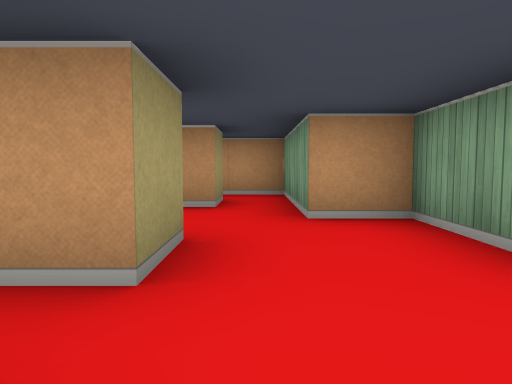
View 1 (above)

18 first-person views from a walk through a cub3D ray-caster map. The camera is about half as high as the walls, tilts 4° down and sees 70° across. The floor is counted in squares. Each view is taken from the middle of a square. On the plan, view 1 faces up. The plan holds only what a view shows up to about 9 squares ahead; the rest is blank.

View 2
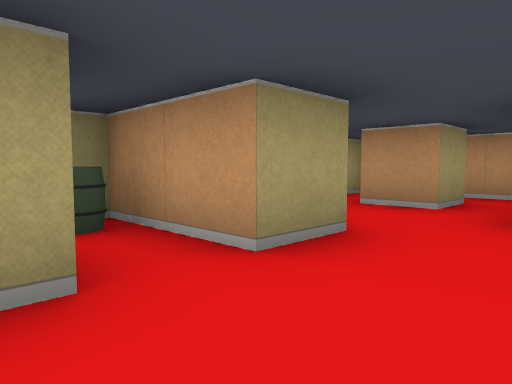

View 3
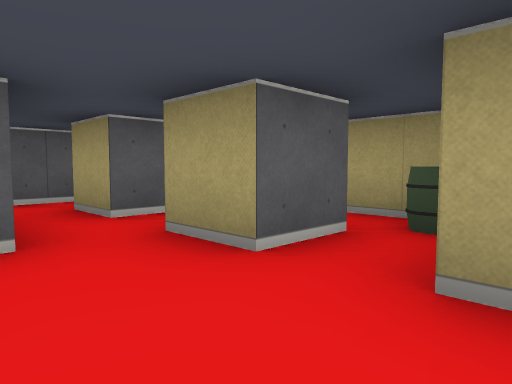

View 4
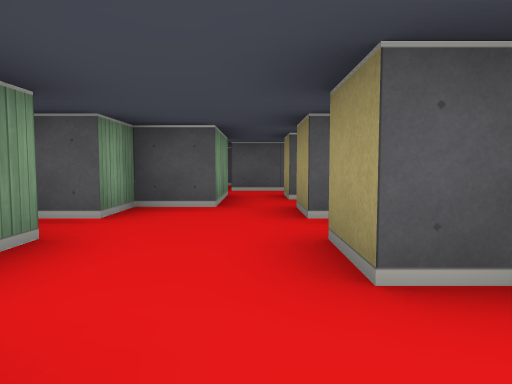

View 5
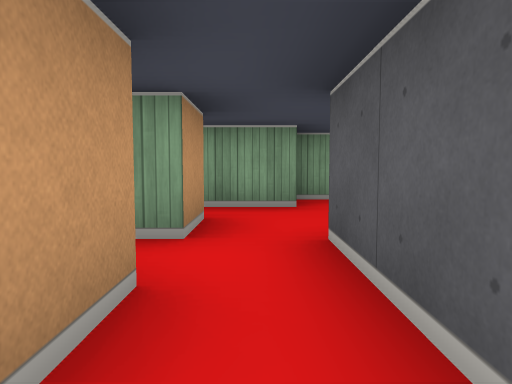

View 6
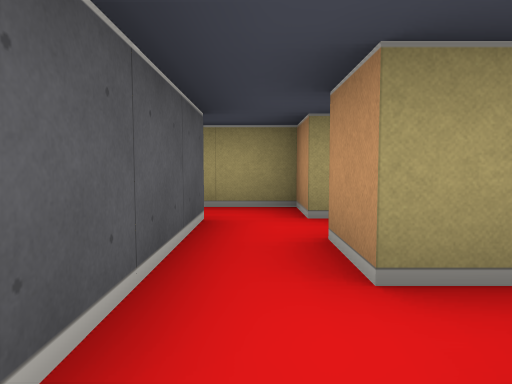

View 7
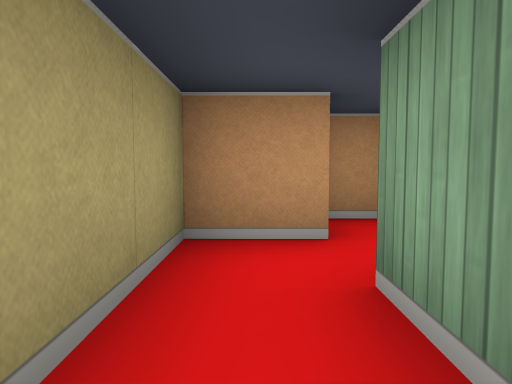

View 8
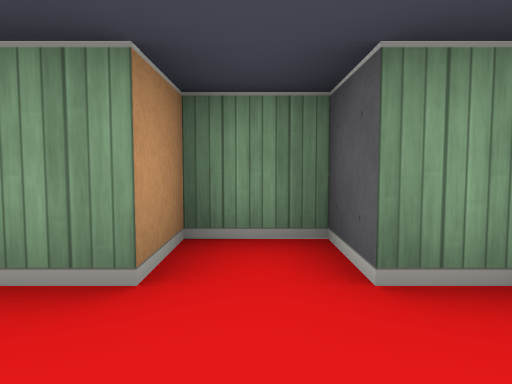

View 9
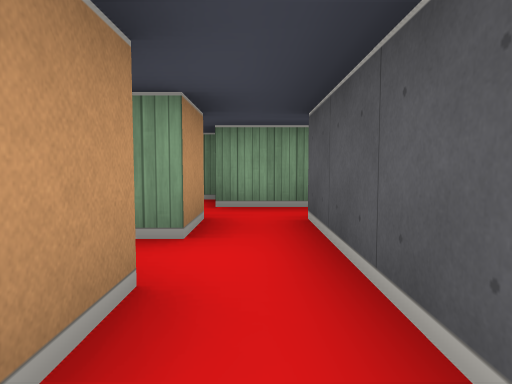

View 10
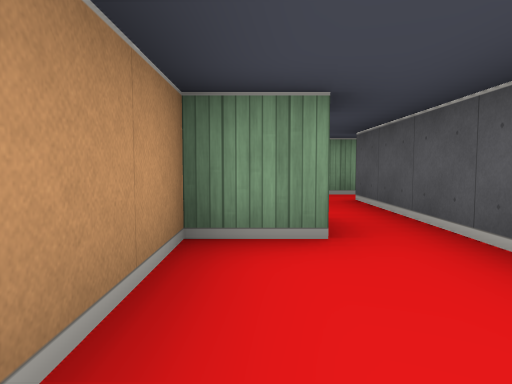

View 11
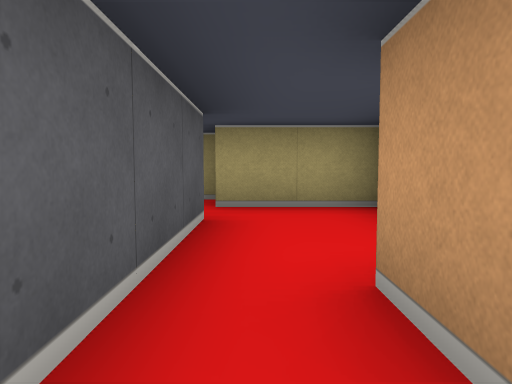

View 12
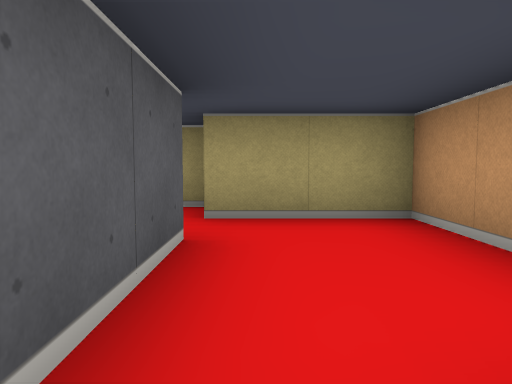

View 13
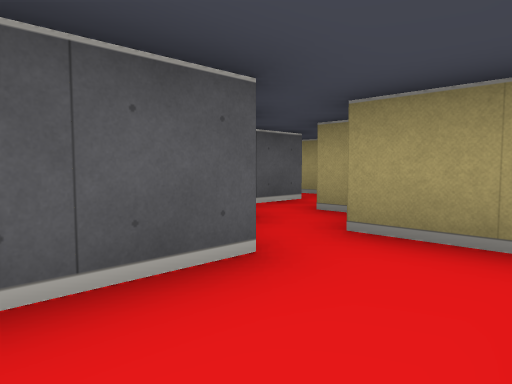

View 14
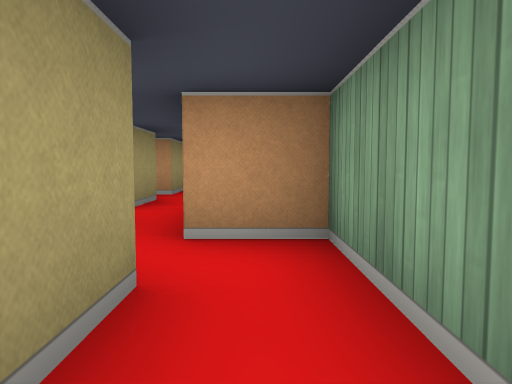

View 15
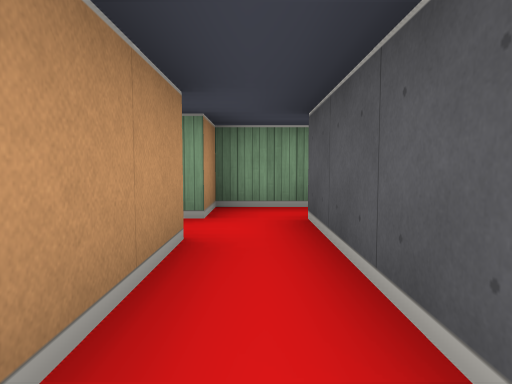

View 16
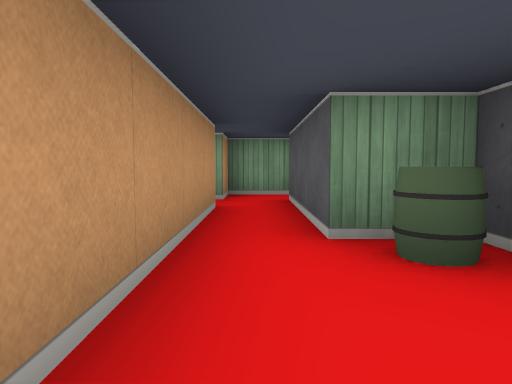

View 17
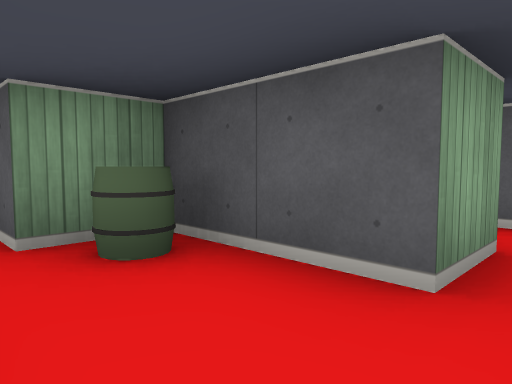

View 18
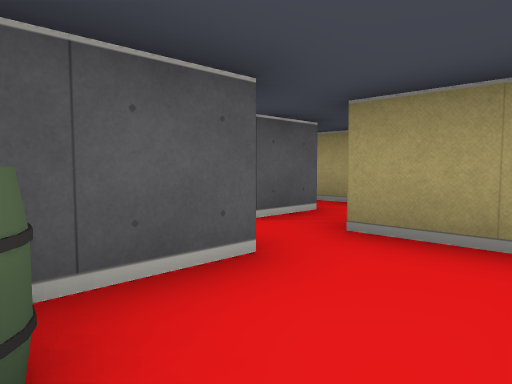

### Floor plan
Points are (right, up) in squares from view 1. A wall is a line through its corners. A room is listed if a view was taken in it or the views show most of it. See-through windows are left out.
Room 1 (views 1, 2, 3, 4, 6, 8)
walls: (-1.1, 2.5) (-0.5, 2.5) (-0.5, 1.5); (-0.5, 0.5) (-0.5, -0.5); (-0.5, 5.5) (-0.5, 4.5) (-1.5, 4.5) (-1.5, 4.9); (-3.5, 3.5) (-1.5, 3.5); (-2.5, 6.4) (-2.5, 4.5) (-3.5, 4.5); (0.5, -1.5) (0.5, -0.5) (1.5, -0.5) (1.5, 0.5) (2.5, 0.5) (2.5, 1.5) (1.5, 1.5) (1.5, 3.5) (0.5, 3.5) (0.5, 6.5) (-0.9, 6.5)
ways out: opening at (-3, 4) to room 2; opening at (-1, -1) to room 4; opening at (0, -2) to room 6
Room 2 (views 5, 7)
walls: (-4.4, 4.5) (-5.5, 4.5) (-5.5, 2.6); (-4.5, 2.6) (-4.5, 3.5) (-3.5, 3.5); (-3.8, 5.5) (-4.4, 5.5)
ways out: opening at (-3, 4) to room 1
Room 3 (views 9, 10, 13)
walls: (-5.5, -1.5) (-3.5, -1.5); (-3.5, -0.5) (-3.5, 0.5) (-6.5, 0.5) (-6.5, -1.5)
ways out: opening at (-3, -1) to room 4
Room 4 (views 11, 12)
walls: (-2.5, -0.5) (-3.5, -0.5); (-0.5, -0.5) (-1.5, -0.5) (-1.5, -0.1); (-3.5, -1.5) (-0.5, -1.5); (-0.5, 1.5) (-2.5, 1.5) (-2.5, -0.1)
ways out: opening at (-1, -1) to room 1; opening at (-3, -1) to room 3
objects: barrel (-2, 1)
Room 5 (view 14)
walls: (1.5, -4.4) (1.5, -3.5); (0.5, -3.5) (0.5, -4.4)
ways out: opening at (1, -4) to room 6
Room 6 (views 15, 16, 17, 18)
walls: (-0.5, -1.5) (-0.5, -2.5) (-4.4, -2.5); (-4.5, -4.5) (-2.5, -4.5) (-2.5, -3.5) (0.5, -3.5); (-5.5, -3.4) (-5.5, -4.5); (1.5, -3.5) (1.5, -2.5) (0.5, -2.5) (0.5, -1.5)
ways out: opening at (0, -2) to room 1; opening at (1, -4) to room 5; opening at (-5, -5)
objects: barrel (-3, -4)

Where each view was taken, in squares from view 1:
view 1: 0 up, 0 right, facing up
view 2: 0 up, 1 right, facing up-left
view 3: 2 up, 1 right, facing down-left
view 4: 4 up, 0 right, facing down
view 5: 4 up, 4 left, facing right
view 6: 4 up, 1 left, facing left
view 7: 2 up, 5 left, facing up
view 8: 1 up, 0 right, facing right
view 9: 1 down, 4 left, facing right
view 10: 0 up, 6 left, facing right
view 11: 1 down, 2 left, facing left
view 12: 1 down, 3 left, facing left
view 13: 0 up, 4 left, facing down-left
view 14: 5 down, 1 right, facing up
view 15: 3 down, 3 left, facing right
view 16: 3 down, 5 left, facing right
view 17: 3 down, 5 left, facing down-right
view 18: 3 down, 3 left, facing down-left
